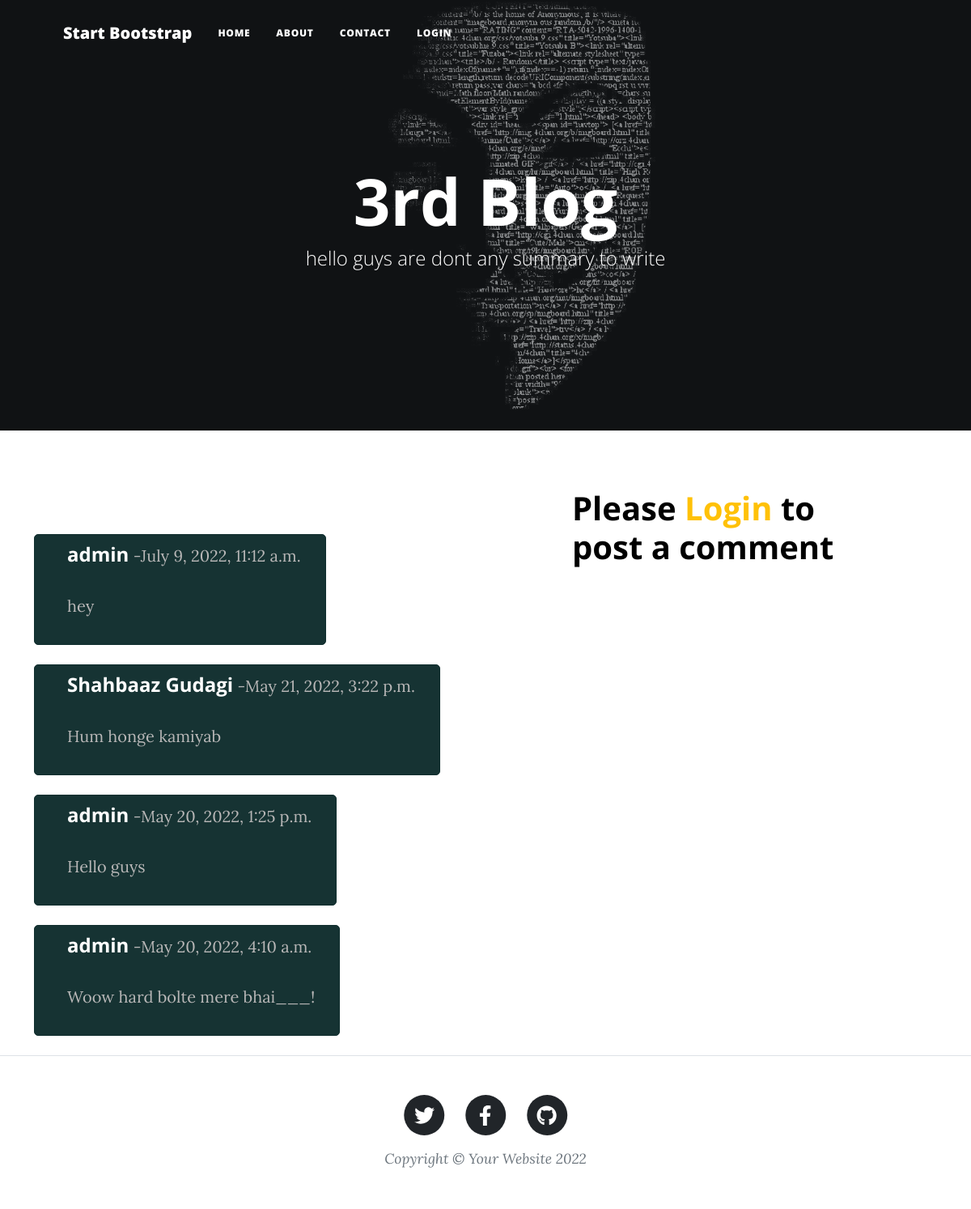
Screenshot of /3/ with the database file from the repository.
### blogapp/models.py (models this page shows, shortened)
class PostModel(models.Model):
    post_title=models.CharField(max_length=50,null=False)
    post_summary=models.TextField()
    post_body=tinymce_models.HTMLField()
    post_image =models.ImageField(upload_to='post_images/', null=True)

class Comment(models.Model):
    owner=models.ForeignKey(User,on_delete=models.CASCADE)
    post=models.ForeignKey(PostModel,on_delete=models.CASCADE)
    comment_body=models.TextField()
    added_at=models.DateTimeField(auto_now_add=True)

### blogapp/views.py (the view)
# urls.py: path('<id>/',views.single_post,name="single_post"),
def single_post(request, id):
    post=PostModel.objects.get(id=id)
    comments=Comment.objects.filter(post=post).order_by('-id')
    context={
        'comments':comments,
        'post':post
        }
    return render(request,'blogapp/singlepage.html',context)

### blogapp/templates/blogapp/singlepage.html (shortened to what this page needs)
{% extends 'blogapp/structure.html' %}
{% block 'main_heading' %}{{post.post_title}}
{% endblock 'main_heading' %}
{% block 'subheading' %}{{post.post_summary}}
{% endblock 'subheading' %}
{% block image %}{{post.post_image.url}}{% endblock image %}
{% block comment %}
<section>
    <div class="container">
        <div class="row">
            <div class="col-sm-5 col-md-6 col-12 pb-4">
                <h1>Comments</h1>
                 {% for comment in comments %}
                    {% include 'blogapp/single_comment.html' with comment_data=comment %}
                 {% endfor %}
            </div>
            <div class="col-lg-4 col-md-5 col-sm-4 offset-md-1 offset-sm-1 col-12 mt-4">
                {% if user.is_authenticated %}
                <form id="algin-form" method="post" action="{% url 'blogapp:add_comment' post.id %}">
                    {% csrf_token %}
                    <div class="form-group">
                        <h4>Leave a comment</h4>
                        <label for="message">Message</label>
                        <textarea name="msg" id=""msg cols="30" rows="5" class="form-control" style="background-color: black; color: white;"></textarea>
                    </div>
                    <div class="form-group">
                        <label for="name">Name</label>
                        <input type="text" name="name" id="fullname" class="form-control" disabled value="{{user.get_username}}">
                    </div>
                    <div class="form-group">
                        <button type="submit" id="post" class="btn">Post Comment</button>
                    </div>
                </form>
                {% else %}
                <h1 style="color: black;">Please<a class="text-warning" href="{% url 'blogapp:login_user' %}"> Login </a> to post a comment</h1>
                {% endif %}
            </div>
        </div>
    </div>
</section>
{% endblock comment %}

### blogapp/templates/blogapp/structure.html (shortened to what this page needs)
{% load static %}
<!DOCTYPE html>
<html lang="en">
    <head>
        <link href="{% static 'blogapp/css/styles.css' %}" rel="stylesheet" />
        <link href="{% static 'blogapp/css/custom.css' %}" rel="stylesheet" />
    </head>
    <body>
        <nav class="navbar navbar-expand-lg navbar-light" id="mainNav">
            <div class="container px-4 px-lg-5">
                <a class="navbar-brand" href="{% url 'blogapp:homepage' %}">Start Bootstrap</a>
                <div class="collapse navbar-collapse" id="navbarResponsive">
                    <ul class="navbar-nav ms-auto py-4 py-lg-0">
                        <li class="nav-item"><a class="nav-link px-lg-3 py-3 py-lg-4" href="{% url 'blogapp:homepage' %}">Home</a></li>
                        <li class="nav-item"><a class="nav-link px-lg-3 py-3 py-lg-4" href="{% url 'blogapp:about' %}">About</a></li>
                        <li class="nav-item"><a class="nav-link px-lg-3 py-3 py-lg-4" href="{% url 'blogapp:contact' %}">Contact</a></li>
                        {% if user.is_authenticated %}
                        <li class="nav-item"><a class="nav-link px-lg-3 py-3 py-lg-4" href="{% url 'blogapp:logout_user' %}">Logout</a></li>
                        {% else %}
                        <li class="nav-item"><a class="nav-link px-lg-3 py-3 py-lg-4" href="{% url 'blogapp:login_user' %}">Login</a></li>
                        {% endif %}
                    </ul>
                </div>
            </div>
        </nav>
        <header class="masthead" style="background-image: url('{% block image %}{% endblock image %}')">
            <div class="container position-relative px-4 px-lg-5">
                <div class="row gx-4 gx-lg-5 justify-content-center">
                    <div class="col-md-10 col-lg-8 col-xl-7">
                        <div class="site-heading">
                            <h1> {% block 'main_heading' %}{% endblock 'main_heading' %} </h1>
                            <span class="subheading"> {% block 'subheading' %}{% endblock 'subheading' %}</span>
                        </div>
                    </div>
                </div>
            </div>
        </header>
                    {% block comment %}{% endblock comment %}
        <footer class="border-top">
            <div class="container px-4 px-lg-5">
                <div class="row gx-4 gx-lg-5 justify-content-center">
                    <div class="col-md-10 col-lg-8 col-xl-7">
                        <ul class="list-inline text-center">
                            <li class="list-inline-item">
                                <a href="#!">
                                    <span class="fa-stack fa-lg">
                                        <i class="fas fa-circle fa-stack-2x"></i>
                                        <i class="fab fa-twitter fa-stack-1x fa-inverse"></i>
                                    </span>
                                </a>
                            </li>
                            <li class="list-inline-item">
                                <a href="#!">
                                    <span class="fa-stack fa-lg">
                                        <i class="fas fa-circle fa-stack-2x"></i>
                                        <i class="fab fa-facebook-f fa-stack-1x fa-inverse"></i>
                                    </span>
                                </a>
                            </li>
                            <li class="list-inline-item">
                                <a href="#!">
                                    <span class="fa-stack fa-lg">
                                        <i class="fas fa-circle fa-stack-2x"></i>
                                        <i class="fab fa-github fa-stack-1x fa-inverse"></i>
                                    </span>
                                </a>
                            </li>
                        </ul>
                        <div class="small text-center text-muted fst-italic">Copyright &copy; Your Website 2022</div>
                    </div>
                </div>
            </div>
        </footer>

### blogapp/templates/blogapp/single_comment.html
<div class="comment mt-4 text-justify">
    <h4>{{comment_data.owner}}</h4>
    <span>-{{comment_data.added_at}}</span>
    <br>
    <p>{{comment_data.comment_body}}</p>
</div>

### blogapp/static/blogapp/css/custom.css (style rules this page uses)
.navbar-nav { width: 100%; }
.comment { border: 1px solid rgba(16, 46, 46, 1); background-color: rgba(16, 46, 46, 0.973); float: left; border-radius: 5px; padding-left: 40px; padding-right: 30px; padding-top: 10px; }
.comment h4,.comment span,.darker h4,.darker span { display: inline; }
.comment p,.comment span,.darker p,.darker span { color: rgb(184, 183, 183); }
h1,h4 { color: white; font-weight: bold; }

### rows the page displays
PostModel: post_image (picture), post_title "3rd Blog", post_summary "hello guys are dont any summary to write"
Comment: owner "admin", added_at "July 9, 2022, 11:12 a.m.", comment_body "hey"
Comment: owner "Shahbaaz Gudagi", added_at "May 21, 2022, 3:22 p.m.", comment_body "Hum honge kamiyab"
Comment: owner "admin", added_at "May 20, 2022, 1:25 p.m.", comment_body "Hello guys"
Comment: owner "admin", added_at "May 20, 2022, 4:10 a.m.", comment_body "Woow hard bolte mere bhai___!"
